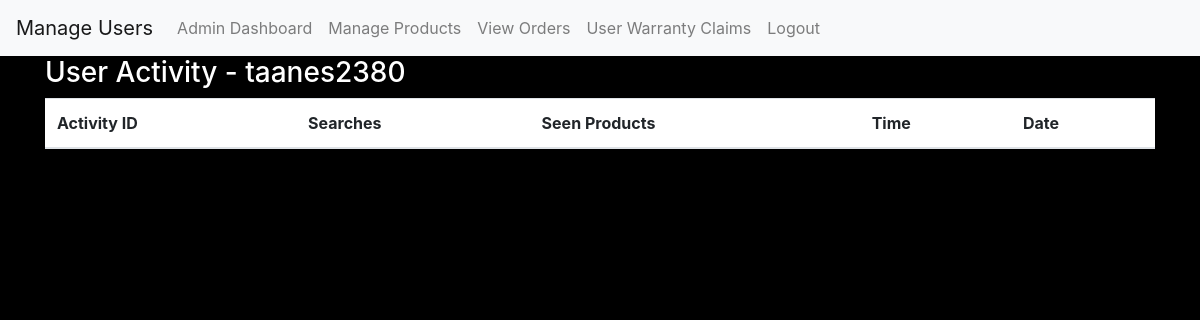
The page /user_id_activity.php?user_id=1 (signed in) on the database as committed earlier.
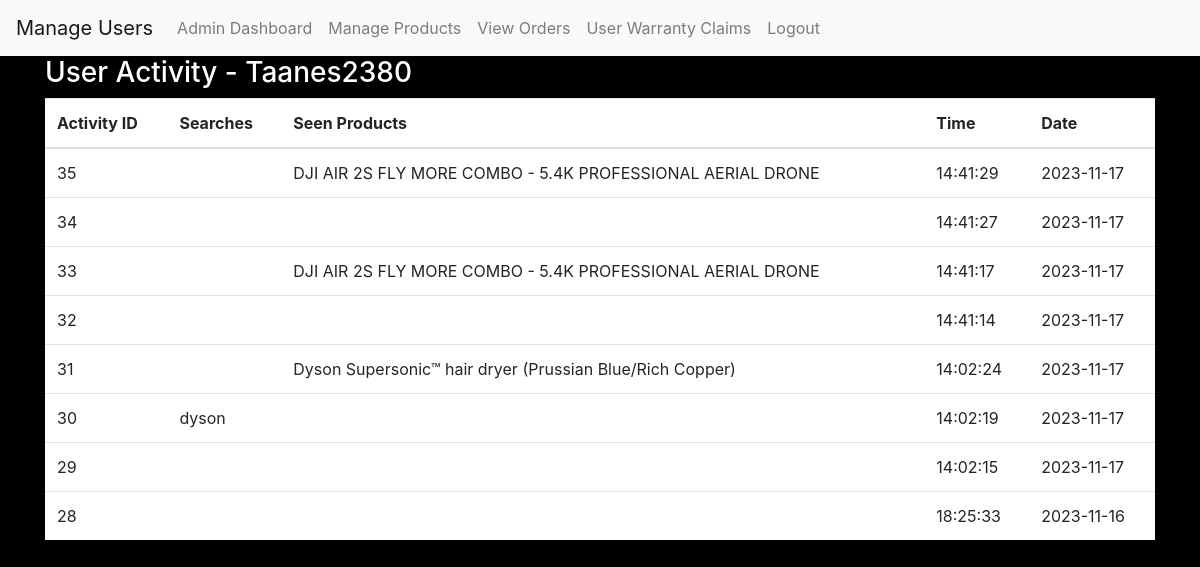
The same page on the database as committed later.
### tables this page shows
CREATE TABLE `users` (
  `user_id` int(11) NOT NULL,
  `username` varchar(255) DEFAULT NULL,
  `email` varchar(255) DEFAULT NULL,
  `password` varchar(255) DEFAULT NULL,
  `profile_pic` varchar(255) DEFAULT NULL,
  `address` varchar(255) DEFAULT NULL,
  `phone_num` varchar(255) DEFAULT NULL,
  `registration_date` date DEFAULT NULL
);

CREATE TABLE `user_activity` (
  `activity_id` int(11) NOT NULL,
  `user_id` int(11) DEFAULT NULL,
  `searches` text DEFAULT NULL,
  `seen_products` text DEFAULT NULL,
  `activity_time` time DEFAULT NULL,
  `activity_date` date DEFAULT NULL
);

### user_id_activity.php (the view, shortened to what this page needs)
<?php
include "db_connection.php";
if (isset($_GET['user_id'])) {
    $user_id = $_GET['user_id'];
    $user_query = "SELECT * FROM users WHERE user_id = $user_id";
    $user_result = mysqli_query($conn, $user_query);
    $user = mysqli_fetch_assoc($user_result);
    if (!$user) {
        $error_message = "User not found.";
    } else {
        $activity_query = "SELECT * FROM user_activity WHERE user_id = $user_id ORDER BY activity_date DESC, activity_time DESC";
        $activity_result = mysqli_query($conn, $activity_query);
        $activities = mysqli_fetch_all($activity_result, MYSQLI_ASSOC);
    }
} else {
    header("Location: admin_manage_users.php");
    exit();
}
?>
<!DOCTYPE html>
<html>
<head>
    <link rel="stylesheet" href="https://maxcdn.bootstrapcdn.com/bootstrap/4.5.2/css/bootstrap.min.css">
</head>
<body>
    <nav class="navbar navbar-expand-lg navbar-light bg-light">
    <a class="navbar-brand" href="admin_manage_users.php">Manage Users</a>
    <div class="collapse navbar-collapse" id="navbarNav">
        <ul class="navbar-nav">
            <li class="nav-item">
                <a class="nav-link" href="admin_dashboard.php">Admin Dashboard</a>
            </li>
            <li class="nav-item">
                <a class="nav-link" href="admin_manage_products.php">Manage Products</a>
            </li>
            <li class="nav-item">
                <a class="nav-link" href="admin_view_orders.php">View Orders</a>
            </li>
            <li class="nav-item">
                <a class="nav-link" href="admin_warrantyclaims.php">User Warranty Claims</a>
            </li>
            <li class="nav-item">
                <a class="nav-link" href="admin_logout.php">Logout</a>
            </li>
        </ul>
    </div>
</nav>
    <div class="container">
        <h3>User Activity - <?php echo $user['username']; ?></h3>
        <?php if (isset($error_message)) { ?>
            <div class="alert alert-danger"><?php echo $error_message; ?></div>
        <?php } else { ?>
            <table class="table">
                <thead>
                    <tr>
                        <th>Activity ID</th>
                        <th>Searches</th>
                        <th>Seen Products</th>
                        <th>Time</th>
                        <th>Date</th>
                    </tr>
                </thead>
                <tbody>
                    <?php foreach ($activities as $activity) { ?>
                        <tr>
                            <td><?php echo $activity['activity_id']; ?></td>
                            <td><?php echo $activity['searches']; ?></td>
                            <td><?php echo $activity['seen_products']; ?></td>
                            <td><?php echo $activity['activity_time']; ?></td>
                            <td><?php echo $activity['activity_date']; ?></td>
                        </tr>
                    <?php } ?>
                </tbody>
            </table>
        <?php } ?>
    </div>
</body>
</html>

Rows that differ between the two databases and show on the page:
changed users: username "taanes2380" → "Taanes2380"
added user_activity: activity_id "35", seen_products "DJI AIR 2S FLY MORE COMBO - 5.4K PROFESSIONAL AERIAL DRONE", activity_time "14:41:29", activity_date "2023-11-17"
added user_activity: activity_id "34", activity_time "14:41:27", activity_date "2023-11-17"
added user_activity: activity_id "33", seen_products "DJI AIR 2S FLY MORE COMBO - 5.4K PROFESSIONAL AERIAL DRONE", activity_time "14:41:17", activity_date "2023-11-17"
added user_activity: activity_id "32", activity_time "14:41:14", activity_date "2023-11-17"
added user_activity: activity_id "31", seen_products "Dyson Supersonic™ hair dryer (Prussian Blue/Rich Copper)", activity_time "14:02:24", activity_date "2023-11-17"
added user_activity: activity_id "30", searches "dyson", activity_time "14:02:19", activity_date "2023-11-17"
added user_activity: activity_id "29", activity_time "14:02:15", activity_date "2023-11-17"
added user_activity: activity_id "28", activity_time "18:25:33", activity_date "2023-11-16"
